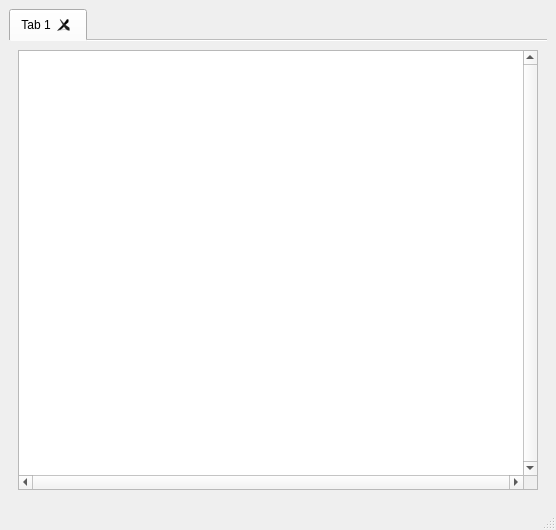
<?xml version="1.0" encoding="UTF-8"?>
<ui version="4.0">
 <class>MainWindow</class>
 <widget class="QMainWindow" name="MainWindow">
  <property name="geometry">
   <rect>
    <x>0</x>
    <y>0</y>
    <width>556</width>
    <height>530</height>
   </rect>
  </property>
  <property name="sizePolicy">
   <sizepolicy hsizetype="Ignored" vsizetype="Preferred">
    <horstretch>0</horstretch>
    <verstretch>0</verstretch>
   </sizepolicy>
  </property>
  <property name="windowTitle">
   <string>Graph Data Recoverer</string>
  </property>
  <widget class="QWidget" name="centralwidget">
   <layout class="QHBoxLayout" name="horizontalLayout">
    <item>
     <widget class="QTabWidget" name="tabWidget">
      <property name="currentIndex">
       <number>0</number>
      </property>
      <property name="documentMode">
       <bool>true</bool>
      </property>
      <property name="tabsClosable">
       <bool>true</bool>
      </property>
      <property name="movable">
       <bool>true</bool>
      </property>
      <property name="tabBarAutoHide">
       <bool>false</bool>
      </property>
      <widget class="QWidget" name="tab">
       <attribute name="title">
        <string>Tab 1</string>
       </attribute>
       <layout class="QHBoxLayout" name="horizontalLayout_2">
        <item>
         <widget class="GDRgraphicsView" name="p_graphicsView">
          <property name="enabled">
           <bool>true</bool>
          </property>
          <property name="sizePolicy">
           <sizepolicy hsizetype="Expanding" vsizetype="Expanding">
            <horstretch>0</horstretch>
            <verstretch>0</verstretch>
           </sizepolicy>
          </property>
          <property name="cursor" stdset="0">
           <cursorShape>ArrowCursor</cursorShape>
          </property>
          <property name="verticalScrollBarPolicy">
           <enum>Qt::ScrollBarAlwaysOn</enum>
          </property>
          <property name="horizontalScrollBarPolicy">
           <enum>Qt::ScrollBarAlwaysOn</enum>
          </property>
         </widget>
        </item>
       </layout>
      </widget>
     </widget>
    </item>
   </layout>
  </widget>
  <widget class="QMenuBar" name="p_menubar">
   <property name="geometry">
    <rect>
     <x>0</x>
     <y>0</y>
     <width>556</width>
     <height>20</height>
    </rect>
   </property>
  </widget>
  <widget class="QStatusBar" name="p_statusbar"/>
 </widget>
 <customwidgets>
  <customwidget>
   <class>GDRgraphicsView</class>
   <extends>QGraphicsView</extends>
   <header>gdrgraphicsview.h</header>
  </customwidget>
 </customwidgets>
 <resources/>
 <connections/>
</ui>
